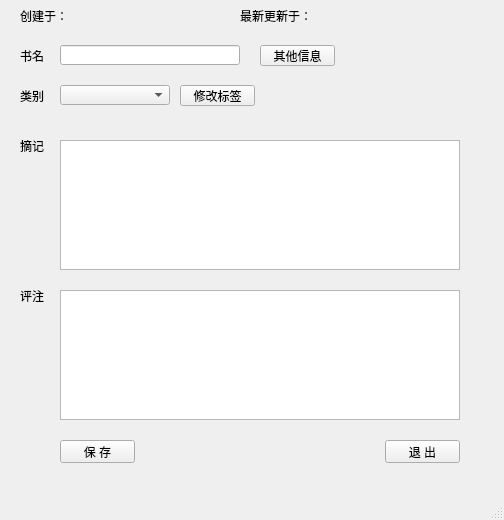
<?xml version="1.0" encoding="UTF-8"?>
<ui version="4.0">
 <class>mainWindow</class>
 <widget class="QMainWindow" name="mainWindow">
  <property name="geometry">
   <rect>
    <x>0</x>
    <y>0</y>
    <width>504</width>
    <height>520</height>
   </rect>
  </property>
  <property name="windowTitle">
   <string>MainWindow</string>
  </property>
  <widget class="QWidget" name="centralWidget">
   <widget class="QLabel" name="time1">
    <property name="geometry">
     <rect>
      <x>20</x>
      <y>10</y>
      <width>54</width>
      <height>12</height>
     </rect>
    </property>
    <property name="text">
     <string>创建于：</string>
    </property>
   </widget>
   <widget class="QLabel" name="time2">
    <property name="geometry">
     <rect>
      <x>240</x>
      <y>10</y>
      <width>71</width>
      <height>12</height>
     </rect>
    </property>
    <property name="text">
     <string>最新更新于：</string>
    </property>
   </widget>
   <widget class="QLabel" name="label">
    <property name="geometry">
     <rect>
      <x>20</x>
      <y>50</y>
      <width>30</width>
      <height>12</height>
     </rect>
    </property>
    <property name="text">
     <string>书名</string>
    </property>
   </widget>
   <widget class="QLineEdit" name="bookName">
    <property name="geometry">
     <rect>
      <x>60</x>
      <y>45</y>
      <width>180</width>
      <height>20</height>
     </rect>
    </property>
   </widget>
   <widget class="QLabel" name="leibie">
    <property name="geometry">
     <rect>
      <x>20</x>
      <y>90</y>
      <width>30</width>
      <height>12</height>
     </rect>
    </property>
    <property name="text">
     <string>类别</string>
    </property>
   </widget>
   <widget class="QLabel" name="theFirst">
    <property name="geometry">
     <rect>
      <x>70</x>
      <y>10</y>
      <width>81</width>
      <height>12</height>
     </rect>
    </property>
    <property name="text">
     <string/>
    </property>
   </widget>
   <widget class="QLabel" name="theLast">
    <property name="geometry">
     <rect>
      <x>310</x>
      <y>10</y>
      <width>81</width>
      <height>12</height>
     </rect>
    </property>
    <property name="text">
     <string/>
    </property>
   </widget>
   <widget class="QComboBox" name="category">
    <property name="geometry">
     <rect>
      <x>60</x>
      <y>85</y>
      <width>110</width>
      <height>20</height>
     </rect>
    </property>
    <property name="editable">
     <bool>false</bool>
    </property>
    <property name="currentText">
     <string/>
    </property>
   </widget>
   <widget class="QPushButton" name="changeCategory">
    <property name="geometry">
     <rect>
      <x>180</x>
      <y>85</y>
      <width>75</width>
      <height>21</height>
     </rect>
    </property>
    <property name="text">
     <string>修改标签</string>
    </property>
   </widget>
   <widget class="QLabel" name="label_2">
    <property name="geometry">
     <rect>
      <x>20</x>
      <y>140</y>
      <width>30</width>
      <height>12</height>
     </rect>
    </property>
    <property name="text">
     <string>摘记</string>
    </property>
   </widget>
   <widget class="QTextBrowser" name="zhaiji">
    <property name="geometry">
     <rect>
      <x>60</x>
      <y>140</y>
      <width>400</width>
      <height>130</height>
     </rect>
    </property>
    <property name="readOnly">
     <bool>false</bool>
    </property>
   </widget>
   <widget class="QLabel" name="label_3">
    <property name="geometry">
     <rect>
      <x>20</x>
      <y>290</y>
      <width>30</width>
      <height>12</height>
     </rect>
    </property>
    <property name="text">
     <string>评注</string>
    </property>
   </widget>
   <widget class="QTextBrowser" name="pingzhu">
    <property name="geometry">
     <rect>
      <x>60</x>
      <y>290</y>
      <width>400</width>
      <height>130</height>
     </rect>
    </property>
    <property name="readOnly">
     <bool>false</bool>
    </property>
   </widget>
   <widget class="QPushButton" name="yeah">
    <property name="geometry">
     <rect>
      <x>60</x>
      <y>440</y>
      <width>75</width>
      <height>23</height>
     </rect>
    </property>
    <property name="text">
     <string>保 存</string>
    </property>
   </widget>
   <widget class="QPushButton" name="nonono">
    <property name="geometry">
     <rect>
      <x>385</x>
      <y>440</y>
      <width>75</width>
      <height>23</height>
     </rect>
    </property>
    <property name="text">
     <string>退 出</string>
    </property>
   </widget>
   <widget class="QPushButton" name="bookInfo">
    <property name="geometry">
     <rect>
      <x>260</x>
      <y>45</y>
      <width>75</width>
      <height>21</height>
     </rect>
    </property>
    <property name="text">
     <string>其他信息</string>
    </property>
   </widget>
  </widget>
  <widget class="QMenuBar" name="menuBar">
   <property name="geometry">
    <rect>
     <x>0</x>
     <y>0</y>
     <width>504</width>
     <height>23</height>
    </rect>
   </property>
  </widget>
  <widget class="QStatusBar" name="statusBar"/>
 </widget>
 <layoutdefault spacing="6" margin="11"/>
 <resources/>
 <connections/>
</ui>
